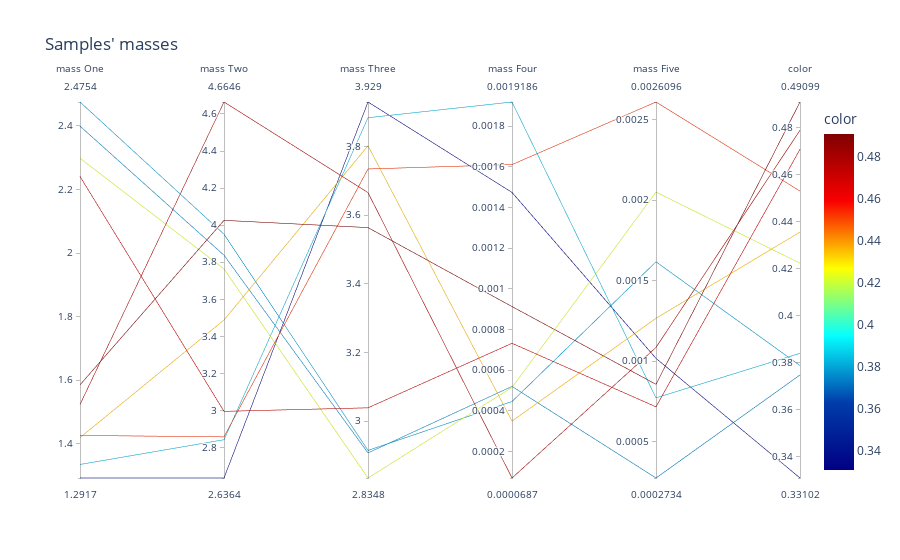
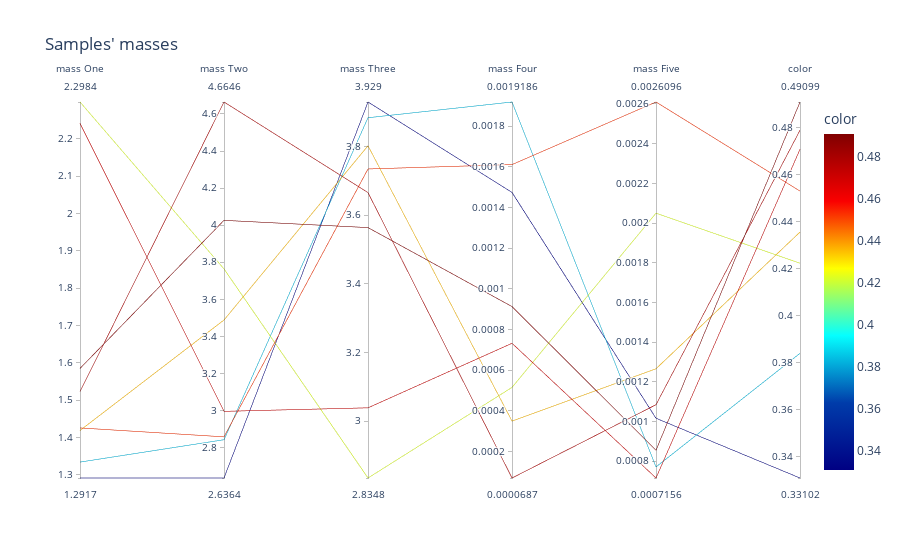

The notebook cell these images were saved under, in order:
### Markdown cell above
#### Masses

- Figure 1.
    
    The masses seem to describe a consistent behavior on their weights. 

- Figure 2. 

    This graph shows that masses might be a good tool to understand the behavior of the weights. It's confirmed that all weights but the second have a fixed optimal mass, and the last two are close to zero.

### Code cell
fig = px.parallel_coordinates(masses, title = "Samples' masses",
                            color = fitness,
                            labels=["mass One", "mass Two", "mass Three", "mass Four", "mass Five", "Fitness"],
                            color_continuous_scale=px.colors.sequential.Jet)
fig.show()
fig = px.parallel_coordinates(masses[optimal], title = "Samples' masses",
                            color = fitness[optimal],
                            labels=["mass One", "mass Two", "mass Three", "mass Four", "mass Five", "Fitness"],
                            color_continuous_scale=px.colors.sequential.Jet)
fig.show()

### Figure 1 — Plotly figure (JSON) as saved in the notebook; plotly's stock layout.template omitted (floating-point values rounded to 4 significant figures)
{"data": [{"dimensions": [{"label": "mass One", "values": [2.241, 2.475, 1.334, 1.292, 2.298, 1.426, 1.419, 2.399, 1.585, 1.523]}, {"label": "mass Two", "values": [2.996, 3.951, 2.843, 2.636, 3.764, 2.858, 3.489, 3.838, 4.026, 4.665]}, {"label": "mass Three", "values": [3.039, 2.915, 3.883, 3.929, 2.835, 3.734, 3.802, 2.908, 3.564, 3.665]}, {"label": "mass Four", "values": [0.0007315, 0.000445, 0.001919, 0.001474, 0.0005144, 0.001611, 0.0003486, 0.0005194, 0.0009121, 6.87e-05]}, {"label": "mass Five", "values": [0.0007156, 0.001617, 0.0007713, 0.001017, 0.00205, 0.00261, 0.001266, 0.0002734, 0.0008554, 0.001085]}, {"label": "color", "values": [0.4709, 0.3789, 0.3841, 0.331, 0.4224, 0.4531, 0.4356, 0.3749, 0.491, 0.479]}], "domain": {"x": [0, 1], "y": [0, 1]}, "line": {"color": [0.4709, 0.3789, 0.3841, 0.331, 0.4224, 0.4531, 0.4356, 0.3749, 0.491, 0.479], "coloraxis": "coloraxis"}, "name": "", "type": "parcoords"}], "layout": {"coloraxis": {"colorbar": {"title": {"text": "color"}}, "colorscale": [[0, "rgb(0,0,131)"], [0.2, "rgb(0,60,170)"], [0.4, "rgb(5,255,255)"], [0.6, "rgb(255,255,0)"], [0.8, "rgb(250,0,0)"], [1, "rgb(128,0,0)"]]}, "legend": {"tracegroupgap": 0}, "title": {"text": "Samples' masses"}}}

### Figure 2 — Plotly figure (JSON) as saved in the notebook; plotly's stock layout.template omitted (floating-point values rounded to 4 significant figures)
{"data": [{"dimensions": [{"label": "mass One", "values": [2.241, 1.334, 1.292, 2.298, 1.426, 1.419, 1.585, 1.523]}, {"label": "mass Two", "values": [2.996, 2.843, 2.636, 3.764, 2.858, 3.489, 4.026, 4.665]}, {"label": "mass Three", "values": [3.039, 3.883, 3.929, 2.835, 3.734, 3.802, 3.564, 3.665]}, {"label": "mass Four", "values": [0.0007315, 0.001919, 0.001474, 0.0005144, 0.001611, 0.0003486, 0.0009121, 6.87e-05]}, {"label": "mass Five", "values": [0.0007156, 0.0007713, 0.001017, 0.00205, 0.00261, 0.001266, 0.0008554, 0.001085]}, {"label": "color", "values": [0.4709, 0.3841, 0.331, 0.4224, 0.4531, 0.4356, 0.491, 0.479]}], "domain": {"x": [0, 1], "y": [0, 1]}, "line": {"color": [0.4709, 0.3841, 0.331, 0.4224, 0.4531, 0.4356, 0.491, 0.479], "coloraxis": "coloraxis"}, "name": "", "type": "parcoords"}], "layout": {"coloraxis": {"colorbar": {"title": {"text": "color"}}, "colorscale": [[0, "rgb(0,0,131)"], [0.2, "rgb(0,60,170)"], [0.4, "rgb(5,255,255)"], [0.6, "rgb(255,255,0)"], [0.8, "rgb(250,0,0)"], [1, "rgb(128,0,0)"]]}, "legend": {"tracegroupgap": 0}, "title": {"text": "Samples' masses"}}}
